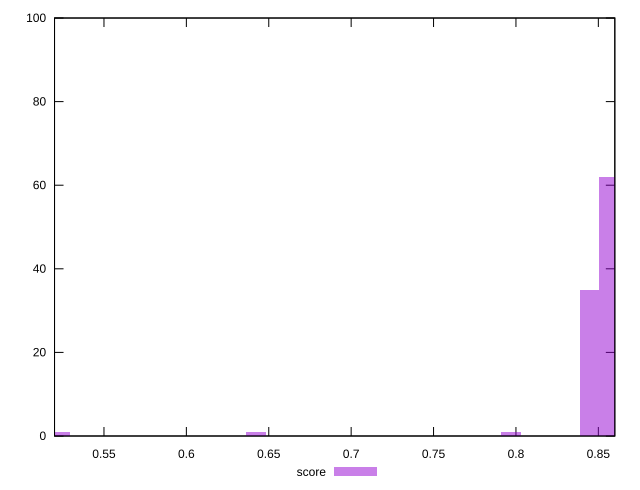

The gnuplot source for this figure:
reset

$score <<EOF
0.844572399055305 35
0.8564677849574923 62
0.7969908554465553 1
0.6423508387181193 1
0.5233969796962453 1
EOF

set key outside below
set boxwidth 0.011895385902187394
set xrange [0.52:0.86]
set yrange [0:100]
set trange [0:100]
set style fill transparent solid 0.5 noborder
set terminal svg size 640, 490 enhanced background rgb 'white'
set output "reports/report_00030_2021-02-24T20-42-31.540Z/first-contentful-paint/samples/astro/score/histogram.svg"

plot $score title "score" with boxes

reset
